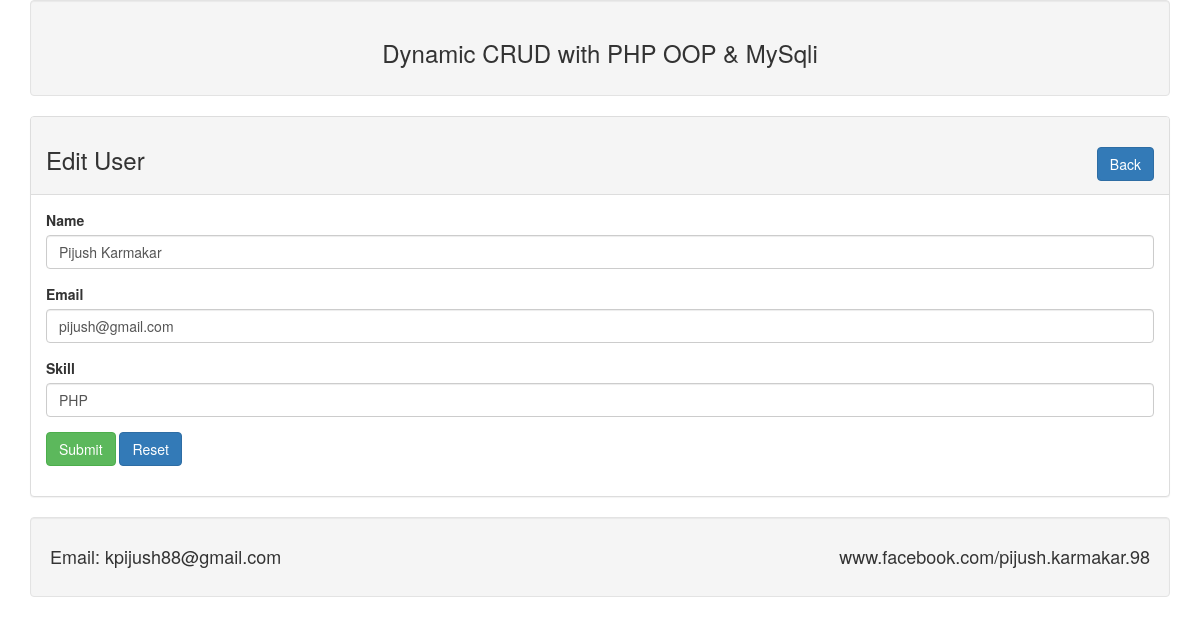
Screenshot of /edituser.php?id=1 with the database file from the repository.
### tables this page shows
CREATE TABLE `tbl_user` (
  `id` int(11) NOT NULL,
  `name` varchar(255) NOT NULL,
  `email` varchar(255) NOT NULL,
  `skill` varchar(50) NOT NULL
);

### Database/Database.php (called while the page is built, shortened)
<?php
class Database{
    public $host   = DB_HOST;
	public $user   = DB_USER;
	public $pass   = DB_PASS;
	public $dbname = DB_NAME;
   public $link;
   private function connectDB(){
	$this->link = new mysqli($this->host, $this->user, $this->pass, $this->dbname);
 }
   public function select($query){
       $result = $this->link->query($query) or die($this->link->error.__LINE__ );
       if($result->num_rows > 0 ){
       	 return $result;
       }
       else{
       	return false;
       }
   }
}
 ?>

### edituser.php (the view, shortened to what this page needs)
<?php
	include 'inc/header.php' ;
	include 'Database/Database.php';
	$db = new Database();
?>
<?php
  if(!isset($_GET['id']) || $_GET['id'] == NULL ){
    echo "<script>window.location='index.php';</script>";
  }
  else{
    $id = $_GET['id'];
  }
 $query  = "SELECT * FROM tbl_user WHERE id=$id ";
 $getdata   =  $db->select($query)->fetch_assoc();
?>
<div class="panel panel-default">
	<div class="panel-heading">
		<h3> Edit User <a class="pull-right btn btn-primary" href="index.php"> Back </a></h3>
	</div>
 <div class="panel-body">
	<form action="" method="post">
			<div class="form-group">
				<label for="name">Name</label>
				<input type="text" class="form-control" id="name" name="name" value="<?php echo $getdata['name']; ?>" >
			</div>
			<div class="form-group">
				<label for="email">Email</label>
				<input type="email" class="form-control" id="email" name="email" value="<?php echo $getdata['email']; ?>" >
			</div>
			<div class="form-group">
				<label for="phone">Skill</label>
				<input type="text" class="form-control" id="skill" name="skill" value="<?php echo $getdata['skill']; ?>" >
			</div>
			<div class="form-group">
				<input type="submit" class="btn btn-success"  name="submit" value="Submit" >
				<input type="reset" class="btn btn-primary"   value="Reset" >
			</div>
	  </form>
   </div>
 </div>
<?php include 'inc/footer.php' ?>

### rows the page displays
tbl_user: name "Pijush Karmakar", email "pijush@gmail.com", skill "PHP"
